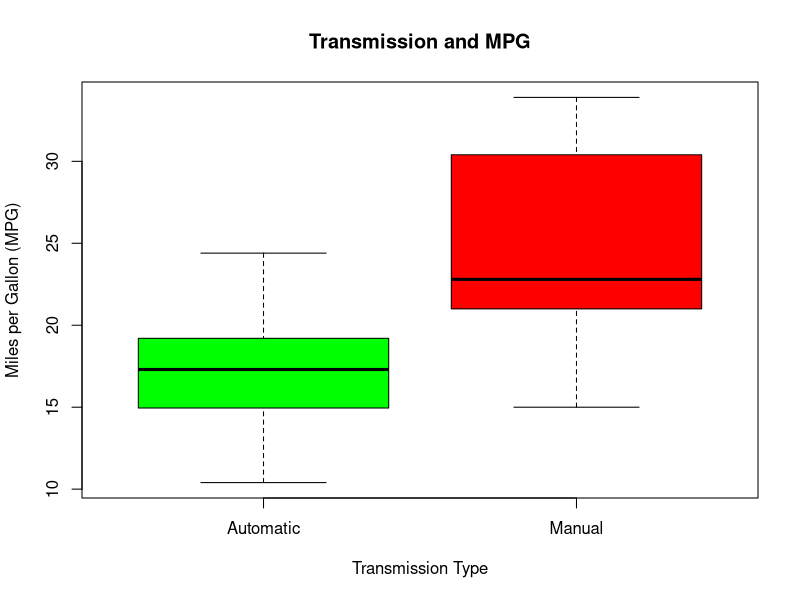
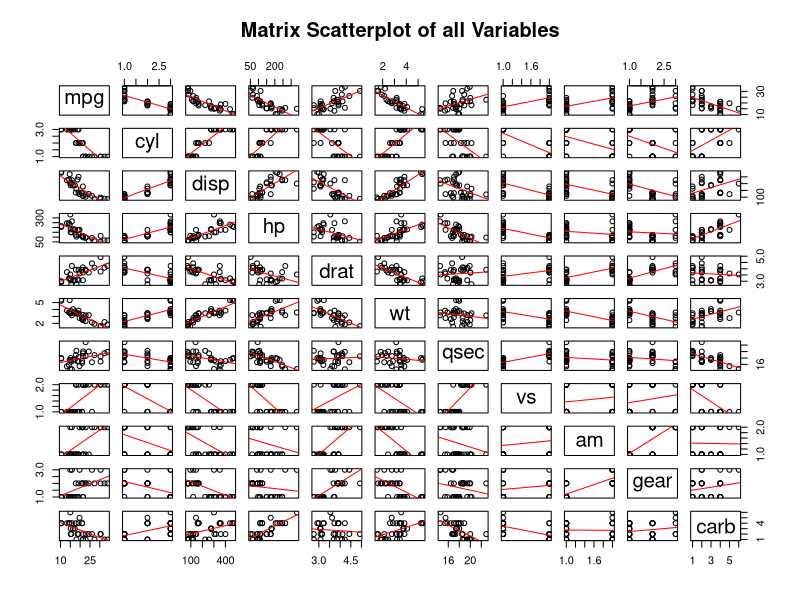
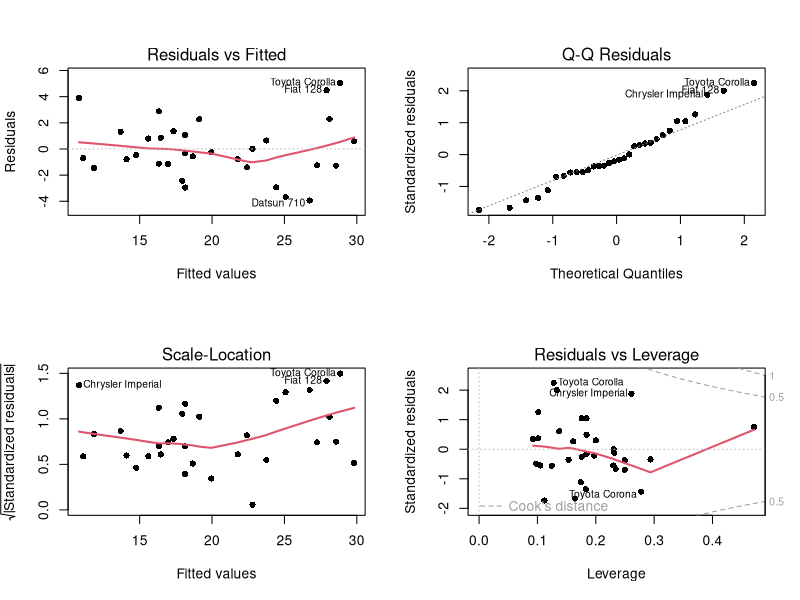

The R source for these figures, in order:
## ---- chunk 1
data(mtcars); attach(mtcars)

#set relevant variables to factors
mtcars$cyl <- factor(mtcars$cyl)
mtcars$vs <- factor(mtcars$vs)
mtcars$am <- factor(mtcars$am)
mtcars$gear <- factor(mtcars$gear)
mtcars$carb <- factor(mtcars$carb)

mean(mpg[am=="0"]) #Automatic Transmission mean
mean(mpg[am=="1"]) #Manual Transmission mean
## ---- chunk 2
model_am <- lm(mpg ~ am)
summary(model_am)$adj.r.squared #result not shown to save space
## ---- chunk 3
model_full <- lm(mpg ~ ., mtcars)
summary(model_full)$adj.r.squared #result not shown to save space
## ---- chunk 4
model_best <- step(model_full, trace=0)
summary(model_best) #result not shown to save space
## ---- chunk 5
summary(model_best)$coef
## ---- chunk 6
boxplot(mpg ~ am, xlab="Transmission Type", ylab="Miles per Gallon (MPG)", xaxt="n", 
        main="Transmission and MPG",
        col=c("green", "red"))
axis(1, at=1:2, labels=c("Automatic", "Manual"))
## ---- chunk 7
pairs(mtcars, main="Matrix Scatterplot of all Variables", panel=function(x,y){
  points(x,y)
  abline(lm(y~x), col="red")
})
## ---- chunk 8
par(mfrow=c(2,2))
plot(model_best, pch=16, lwd=2)
